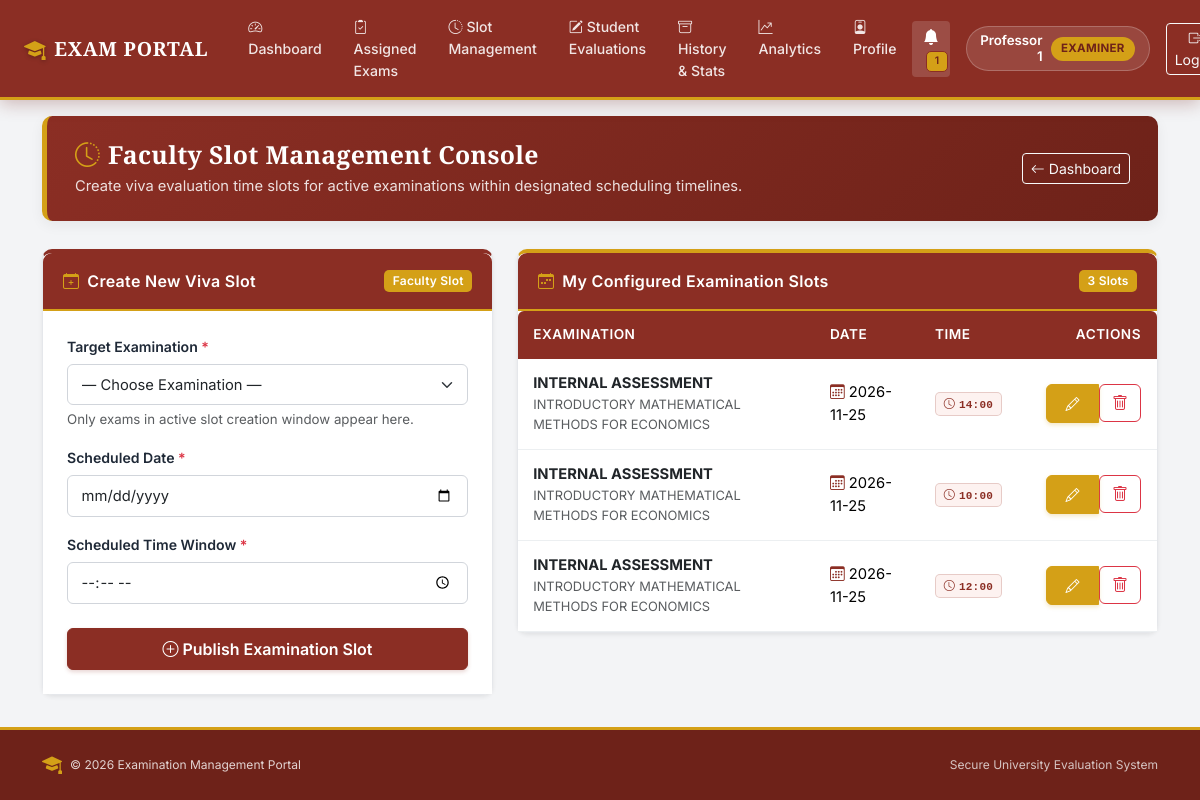
The page /examiner/slots (signed in) on the database its author committed.
### models.py (models this page shows, shortened)
class BaseModel(db.Model):
    __abstract__ = True

class User(BaseModel):
    id = db.Column(db.Integer, primary_key=True)
    name = db.Column(db.String(100), nullable=False)
    email = db.Column(db.String(100), unique=True, nullable=False)
    password_hash = db.Column(db.String(200), nullable=False)
    role = db.Column(db.String(20), nullable=False)
    is_approved = db.Column(db.Boolean, default=False)
    is_active = db.Column(db.Boolean, default=True)

class ExaminationSlot(BaseModel):
    id = db.Column(db.Integer, primary_key=True)
    examination_id = db.Column(db.Integer, db.ForeignKey("examination.id"), nullable=False)
    examiner_id = db.Column(db.Integer, db.ForeignKey("user.id"), nullable=False)
    date = db.Column(db.String(20), nullable=False)
    time = db.Column(db.String(20), nullable=False)
    capacity = db.Column(db.Integer, default=1)
    examination = db.relationship("Examination", backref="slots")
    examiner = db.relationship("User", backref="assigned_slots")

class Examination(BaseModel):
    id = db.Column(db.Integer, primary_key=True)
    name = db.Column(db.String(100), nullable=False)
    course_id = db.Column(db.Integer, db.ForeignKey("course.id"), nullable=False)
    status = db.Column(db.String(30), default="Draft")
    slot_creation_start = db.Column(db.String(30))
    slot_creation_end = db.Column(db.String(30))
    slot_creation_open = db.Column(db.Boolean, default=False)
    booking_open = db.Column(db.Boolean, default=False)
    booking_start = db.Column(db.String(30))
    booking_end = db.Column(db.String(30))
    slot_creation_override = db.Column(db.String(10), default=None)
    booking_override = db.Column(db.String(10), default=None)
    course = db.relationship("Course", backref="examinations")

class Course(BaseModel):
    id = db.Column(db.Integer, primary_key=True)
    name = db.Column(db.String(100), nullable=False)
    description = db.Column(db.String(500))
    resources = db.relationship("CourseResource", backref="course", cascade="all, delete-orphan")

### routes/examiner.py (the view, shortened to what this page needs)
@role_required("Examiner")
def examiner_slots():
    examiner_id = session["user_id"]
    exams = Examination.query.filter_by(slot_creation_open=True).all()
    slots = ExaminationSlot.query.filter_by(examiner_id=examiner_id).all()
    return render_template("examiner_slots.html", examinations=exams, slots=slots)

### templates/examiner_slots.html (shortened to what this page needs)
{% extends "base.html" %}
{% block content %}
<div class="container my-3">
    <div class="erp-header">
        <div class="d-flex justify-content-between align-items-center flex-wrap gap-2">
            <div>
                <h2><i class="bi bi-clock-history me-2 text-gold"></i>Faculty Slot Management Console</h2>
                <p>Create viva evaluation time slots for active examinations within designated scheduling timelines.</p>
            </div>
            <div>
                <a href="{{ url_for('examiner_dashboard') }}" class="btn btn-outline-light btn-sm">
                    <i class="bi bi-arrow-left me-1"></i>Dashboard
                </a>
            </div>
        </div>
    </div>
    <div class="row g-4">
        <div class="col-lg-5">
            <div class="card shadow-sm" style="border-top: 4px solid var(--maroon);">
                <div class="card-header card-header-maroon d-flex justify-content-between align-items-center">
                    <span><i class="bi bi-calendar-plus me-2 text-gold"></i>Create New Viva Slot</span>
                    <span class="badge bg-gold text-dark">Faculty Slot</span>
                </div>
                <div class="card-body p-4 bg-white">
                    {% if examinations %}
                    <form method="POST">
                        <div class="mb-3">
                            <label class="form-label">Target Examination <span class="text-danger">*</span></label>
                            <select name="examination_id" class="form-select" required>
                                <option value="">&mdash; Choose Examination &mdash;</option>
                            </select>
                            <div class="form-text small">Only exams in active slot creation window appear here.</div>
                        </div>
                        <div class="mb-3">
                            <label class="form-label">Scheduled Date <span class="text-danger">*</span></label>
                            <input type="date" name="date" class="form-control" required>
                        </div>
                        <div class="mb-4">
                            <label class="form-label">Scheduled Time Window <span class="text-danger">*</span></label>
                            <input type="time" name="time" class="form-control" required>
                        </div>
                        <button type="submit" class="btn btn-primary w-100 py-2">
                            <i class="bi bi-plus-circle me-1"></i>Publish Examination Slot
                        </button>
                    </form>
                    {% endif %}
                </div>
            </div>
        </div>
        <div class="col-lg-7">
            <div class="card shadow-sm" style="border-top: 4px solid var(--gold);">
                <div class="card-header card-header-maroon d-flex justify-content-between align-items-center">
                    <span><i class="bi bi-calendar-week me-2 text-gold"></i>My Configured Examination Slots</span>
                    <span class="badge bg-gold text-dark">{{ slots|length }} Slots</span>
                </div>
                <div class="card-body p-0">
                    {% if slots %}
                    <div class="table-responsive">
                        <table class="table table-hover align-middle mb-0">
                            <thead>
                                <tr>
                                    <th>Examination</th>
                                    <th>Date</th>
                                    <th>Time</th>
                                    <th class="text-end pe-3" style="width: 140px;">Actions</th>
                                </tr>
                            </thead>
                            <tbody>
                                {% for slot in slots %}
                                <tr>
                                    <td>
                                        <div class="fw-bold text-dark">{{ slot.examination.name }}</div>
                                        <div class="small text-muted">{{ slot.examination.course.name if slot.examination.course else '' }}</div>
                                    </td>
                                    <td>
                                        <i class="bi bi-calendar3 text-maroon me-1"></i>{{ slot.date }}
                                    </td>
                                    <td>
                                        <span class="badge font-monospace" style="background-color: var(--maroon-subtle); color: var(--maroon); border: 1px solid rgba(139,46,36,0.2);">
                                            <i class="bi bi-clock me-1"></i>{{ slot.time }}
                                        </span>
                                    </td>
                                    <td class="text-end pe-3">
                                        <div class="btn-group btn-group-sm">
                                            <a href="{{ url_for('edit_examiner_slot', slot_id=slot.id) }}" class="btn btn-gold" title="Edit">
                                                <i class="bi bi-pencil"></i>
                                            </a>
                                            <form method="POST" action="{{ url_for('delete_examiner_slot', slot_id=slot.id) }}" style="display:inline;" onsubmit="return confirm('Delete this slot?');">
                                                <button type="submit" class="btn btn-outline-danger" title="Delete">
                                                    <i class="bi bi-trash"></i>
                                                </button>
                                            </form>
                                        </div>
                                    </td>
                                </tr>
                                {% endfor %}
                            </tbody>
                        </table>
                    </div>
                    {% else %}
                    <div class="p-5 text-center text-muted">
                        <i class="bi bi-calendar-minus display-5 d-block mb-2 text-secondary"></i>
                        <p class="mb-0">You have not created any examination slots yet.</p>
                    </div>
                    {% endif %}
                </div>
            </div>
        </div>
    </div>
</div>
{% endblock %}

### templates/base.html (shortened to what this page needs)
<!DOCTYPE html>
<html lang="en">
<head>
    <link href="https://cdn.jsdelivr.net/npm/bootstrap@5.3.3/dist/css/bootstrap.min.css" rel="stylesheet">
    <link href="https://cdn.jsdelivr.net/npm/bootstrap-icons@1.11.3/font/bootstrap-icons.min.css" rel="stylesheet">
</head>
<body>
    <nav class="navbar navbar-expand-xl navbar-custom fixed-top">
        <div class="container-fluid px-3 px-lg-4">
            <a class="navbar-brand" href="{% if session.get('user_role') == 'Admin' %}{{ url_for('admin_dashboard') }}{% elif session.get('user_role') == 'Examiner' %}{{ url_for('examiner_dashboard') }}{% elif session.get('user_role') == 'Student' %}{{ url_for('student_dashboard') }}{% else %}{{ url_for('login') }}{% endif %}">
                <i class="bi bi-mortarboard-fill brand-crest"></i>
                <span>EXAM PORTAL</span>
            </a>
            <div class="collapse navbar-collapse" id="navbarNav">
                <ul class="navbar-nav me-auto mb-2 mb-xl-0 ms-xl-2">
                    {% if session.get("user_role") == "Admin" %}
                        <li class="nav-item">
                            <a class="nav-link" href="{{ url_for('admin_dashboard') }}"><i class="bi bi-speedometer2 me-1"></i>Dashboard</a>
                        </li>
                        <li class="nav-item">
                            <a class="nav-link" href="{{ url_for('courses') }}"><i class="bi bi-book me-1"></i>Courses</a>
                        </li>
                        <li class="nav-item">
                            <a class="nav-link" href="{{ url_for('examinations') }}"><i class="bi bi-clipboard2-check me-1"></i>Examinations</a>
                        </li>
                        <li class="nav-item">
                            <a class="nav-link" href="{{ url_for('admin_slots') }}"><i class="bi bi-calendar-range me-1"></i>Slots</a>
                        </li>
                        <li class="nav-item">
                            <a class="nav-link" href="{{ url_for('admin_bookings') }}"><i class="bi bi-journal-bookmark me-1"></i>Bookings</a>
                        </li>
                        <li class="nav-item">
                            <a class="nav-link" href="{{ url_for('admin_users') }}"><i class="bi bi-people me-1"></i>Students &amp; Users</a>
                        </li>
                        <li class="nav-item">
                            <a class="nav-link" href="{{ url_for('admin_examiner_analytics') }}"><i class="bi bi-person-check me-1"></i>Examiner Tracking</a>
                        </li>
                        <li class="nav-item">
                            <a class="nav-link" href="{{ url_for('performance_analytics') }}"><i class="bi bi-graph-up-arrow me-1"></i>Analytics</a>
                        </li>
                        <li class="nav-item">
                            <a class="nav-link" href="{{ url_for('admin_announcements') }}"><i class="bi bi-megaphone me-1"></i>Announcements</a>
                        </li>
                    {% elif session.get("user_role") == "Examiner" %}
                        <li class="nav-item">
                            <a class="nav-link" href="{{ url_for('examiner_dashboard') }}"><i class="bi bi-speedometer2 me-1"></i>Dashboard</a>
                        </li>
                        <li class="nav-item">
                            <a class="nav-link" href="{{ url_for('examiner_examinations') }}"><i class="bi bi-clipboard2-check me-1"></i>Assigned Exams</a>
                        </li>
                        <li class="nav-item">
                            <a class="nav-link" href="{{ url_for('examiner_slots') }}"><i class="bi bi-clock-history me-1"></i>Slot Management</a>
                        </li>
                        <li class="nav-item">
                            <a class="nav-link" href="{{ url_for('examiner_bookings') }}"><i class="bi bi-pencil-square me-1"></i>Student Evaluations</a>
                        </li>
                        <li class="nav-item">
                            <a class="nav-link" href="{{ url_for('examiner_history') }}"><i class="bi bi-archive me-1"></i>History &amp; Stats</a>
                        </li>
                        <li class="nav-item">
                            <a class="nav-link" href="{{ url_for('performance_analytics') }}"><i class="bi bi-graph-up-arrow me-1"></i>Analytics</a>
                        </li>
                        <li class="nav-item">
                            <a class="nav-link" href="{{ url_for('examiner_profile') }}"><i class="bi bi-person-badge me-1"></i>Profile</a>
                        </li>
                    {% endif %}
                </ul>
                {% if session.get("user_id") %}
                    <div class="d-flex align-items-center gap-3 mt-2 mt-xl-0">
                        <a href="{{ url_for('notifications') }}" class="btn btn-sm position-relative text-white border-0" style="background: rgba(255,255,255,0.15);" title="Notification Centre">
                            <i class="bi bi-bell-fill fs-6"></i>
                            {% if unread_notifications_count and unread_notifications_count > 0 %}
                                <span class="badge badge-notification">{{ unread_notifications_count }}</span>
                            {% endif %}
                        </a>
                        <div class="user-pill text-white d-none d-md-flex">
                            <div class="text-end">
                                <div class="fw-semibold small" style="line-height: 1.2;">{{ session.get("user_name") }}</div>
                            </div>
                            <span class="role-badge-nav">{{ session.get("user_role") }}</span>
                        </div>
                        <a href="{{ url_for('logout') }}" class="btn btn-sm btn-outline-light" title="Log out of system">
                            <i class="bi bi-box-arrow-right me-1"></i>Logout
                        </a>
                    </div>
                {% else %}
                    <div class="d-flex gap-2">
                        <a href="{{ url_for('login') }}" class="btn btn-sm btn-outline-light">Login</a>
                        <a href="{{ url_for('register') }}" class="btn btn-sm btn-gold">Student Register</a>
                    </div>
                {% endif %}
            </div>
        </div>
    </nav>
    <main class="py-3">
        {% block content %}{% endblock %}
    </main>
    <footer class="text-center no-print">
        <div class="container">
            <div class="d-flex justify-content-between align-items-center flex-wrap gap-2 small">
                <div class="d-flex align-items-center gap-2">
                    <i class="bi bi-mortarboard-fill text-gold fs-5"></i>
                    <span>&copy; {{ 2026 }} Examination Management Portal</span>
                </div>
                <div>
                    <span class="text-light opacity-75">Secure University Evaluation System</span>
                </div>
            </div>
        </div>
    </footer>
</body>
</html>

### rows shown on the page
User: get "Professor 1", get "EXAMINER"
ExaminationSlot: examination.name "INTERNAL ASSESSMENT", examination.course "INTRODUCTORY MATHEMATICAL METHODS FOR ECONOMICS", date "2026-11-25", time "14:00"
ExaminationSlot: examination.name "INTERNAL ASSESSMENT", examination.course "INTRODUCTORY MATHEMATICAL METHODS FOR ECONOMICS", date "2026-11-25", time "10:00"
ExaminationSlot: examination.name "INTERNAL ASSESSMENT", examination.course "INTRODUCTORY MATHEMATICAL METHODS FOR ECONOMICS", date "2026-11-25", time "12:00"

### other values the page prints
{{ unread_notifications_count }} "1"
{{ slots|length }} "3"
{{ 2026 }} "2026"
